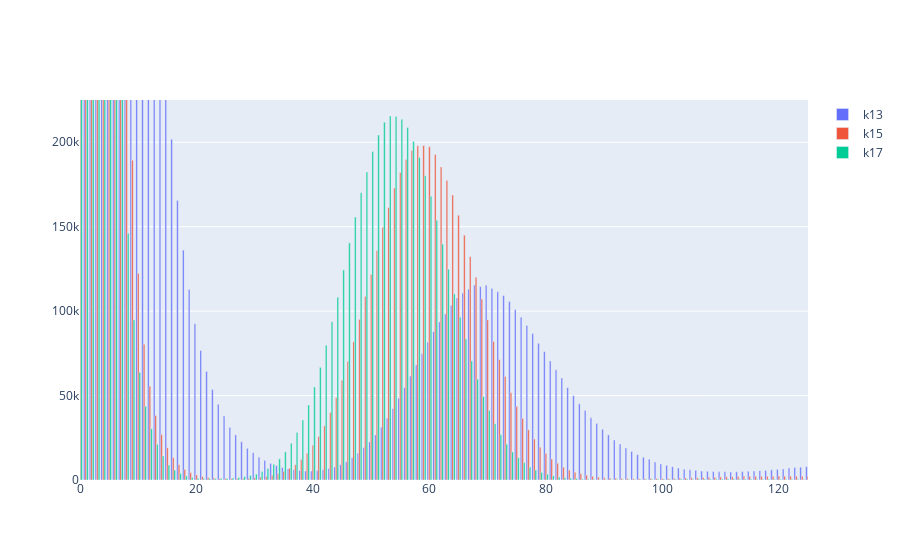

Notebook code for this chart:
### Markdown cell above
### Synthetic dataset

#### Kmer spectrum

### Code cell
#!snakemake -s pipeline/generate_stat.snakefile kmer_spectrum_simulated_reads
import pandas
import plotly.graph_objects as go

df = pandas.read_csv("stats/kmer_spectrum/simulated_reads.csv", index_col=0)

fig = go.Figure(data=[go.Bar(name=c, y=df[c]) for c in df.columns],
               layout=go.Layout(yaxis=dict(range=[0, 225_000]),
                                xaxis=dict(range=[0, 125])))

#fig.update_layout(yaxis_type="log")
fig.show()

### Figure 1 — Plotly figure (JSON) as saved in the notebook; plotly's stock layout.template omitted (floating-point values rounded to 4 significant figures; data arrays with more than 128 entries replaced by an {"elided": "..."} marker saying what was removed)
{"data": [{"name": "k13", "type": "bar", "y": {"elided": "256 int values"}}, {"name": "k15", "type": "bar", "y": {"elided": "256 int values"}}, {"name": "k17", "type": "bar", "y": {"elided": "256 int values"}}], "layout": {"xaxis": {"range": [0, 125]}, "yaxis": {"range": [0, 225000]}}}
